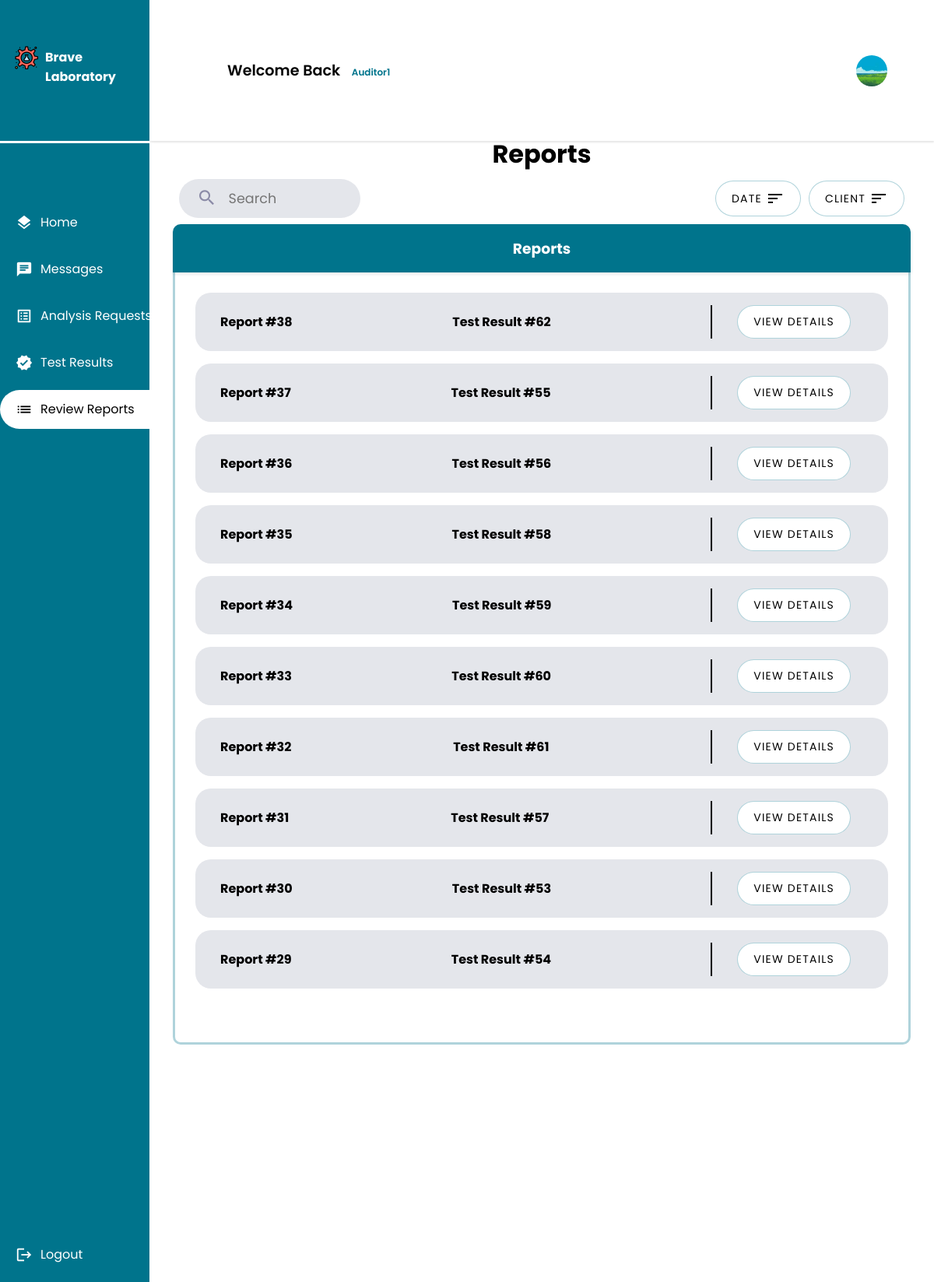
Page /auditor/reports/ (signed in) on the committed database.
### auditor/models.py (models this page shows, shortened)
class Auditor(models.Model):
    GENDERS =[
        ('M','Male'),
        ('F','Female')
    ]
    user = models.OneToOneField(User, primary_key = True, on_delete=models.CASCADE)
    phone_number = models.CharField(max_length=10,validators=[phone_regex])
    gender = models.CharField(max_length = 1 ,choices = GENDERS)
    address = models.CharField(max_length=50)
    profile_pic = models.ImageField(default="default.png", upload_to="profile_pics")
    date_of_birth = models.DateField(default='2003-03-08')
    class Meta():
        db_table = 'auth_auditor'

### main_home/models.py (models this page shows, shortened)
class Report(models.Model):
    test_result = models.OneToOneField(TestResult, on_delete=models.CASCADE)
    creation_time = models.DateTimeField(auto_now_add=True)
    description = models.CharField(max_length=100000, null=True, blank=True)
    class Meta:
        db_table = 'report'

class TestResult(models.Model):
    request = models.OneToOneField(AnalysisRequest, on_delete=models.CASCADE)
    creation_time = models.DateTimeField(auto_now_add=True)
    duration = models.DurationField(null=True, blank=True)
    approved = models.BooleanField(default=False)
    class Meta:
        db_table = 'test_result'
    def __str__(self):
        return f"Test Result #{self.id}"

### auditor/views.py (the view, shortened to what this page needs)
# urls.py: path("reports/",views.report_list,name="report_list"),
@login_required
@permission_required('auditor.view_auditor', raise_exception=True)
def report_list(request):
    reports = Report.objects.all().order_by("-creation_time")
    if not (request.GET.get('client_sort')) and not (request.GET.get('date_sort')) :
        sort_date = 'True'
        sort_client = 'True'
    context ={
        'reports':reports,
        'sort_client':sort_client,
        'sort_date':sort_date,
    }
    return render(request,'auditor/report/report_list.html', context)

### auditor/templates/auditor/report/report_list.html (shortened to what this page needs)
{% extends 'auditor/auditor.html' %}
{% load static %}
{% block css_2 %}
<link rel="stylesheet" href="{% static 'css/list.css' %}">
{% endblock css_2 %}
{% block main %}
<div class="Container">
    <h1>Reports</h1>
    <div class="header ">
        <div class="search">
            <form class="search-bar" method="post" >
                <button type="submit" name="search">
                    <span class="material-icons search-icon">
                        </span>
                </button>
                <input class="search-bar-input" id="search" name="search" placeholder="Search" required="" type="text">
            </form>
        </div>
        <div class="nurse">
            <a href="{% url "report_list" %}?date={{sort_date}}&client={{sort_client}}&date_sort=True">
                <button class="list-button filter">
                    <span>Date</span>
                    <span class="material-icons">sort</span>
                </button>
            </a>
            <a href="{% url "report_list" %}?date={{sort_date}}&client={{sort_client}}&client_sort=True">
            <button class="list-button filter">
                <span>Client</span>
                <span class="material-icons">sort</span>
            </button>
            </a>
        </div>
    </div>
    {% if reports %}
    <div class="userlistcl">
        <div class="infoheadercl">
            <h3>Reports</h3>
        </div>
        <div class="userscontianercl">
            <div class="scrollcl">
                <ul>
                    {% for report in reports %}
                        <li class="app1">
                            <span><strong>Report #{{ report.id }}</strong></span>
                            <span><strong>{{ report.test_result }}</strong></span>
                            <div class="buttons">
                                <button class="list-button"><a class="list-links" href="{% url 'report_detail' report.id  %}">View Details</a></button>
                            </div>
                        </li>
                    {% endfor %}
                </ul>
            </div>
        </div>
    </div>
    {% endif %}
</div>
{% endblock main %}

### main_home/templates/main_home/actors_base.html (shortened to what this page needs)
{% extends 'main_home/base.html' %}
{% load static %}
{% block css %}
        <link rel="stylesheet" href="{% static 'css/resources/google_icons.css' %}">
        <link rel="stylesheet" href="{% static 'css/resources/font-awesome.all.min.css' %}">
        <link rel="stylesheet" href="{% static 'css/actors.css' %}" />
{% endblock css %}
{% block content %}
    <div class="container">
        <header>
            <div class="wlc">
                <h1>Welcome Back&nbsp;<span class="smaller-text">{{user.username}}</span></h1>
            </div>
            <div class="Left">
                <ul class="DROPS">
                    {% if user.groups.first.name == 'client' %}
                    {% comment %} <li><a href="#"><span class="material-icons notifications">notifications</span></a></li> {% endcomment %}
                    <li class="profile-header"><a class="profile-pic-container" onclick="showElement()"><img class="profile-pic" alt="profile_pic" src="{{ user.client.profile_pic.url }}"></img><i class="fa-solid fa-chevron-down"></i></a>
                    <ul id="myElement">
                    <a href="{% url 'profile_update' %}" class="drop-down"><li><span class="material-icons">person</span>Profile</li></a>
                    <a href="{% url 'profile_settings' %}" class="drop-down"><li><span class="material-icons">settings</span>Settings</li></a>
                    <a href="{% url 'profile_help' %}" class="drop-down"><li><span class="material-icons">help</span>Help</li></a>
                    <a href="{% url 'profile_contact' %}" class="drop-down"><li><span class="material-icons">call</span>Contact</li></a>
                    {% elif user.groups.first.name == 'auditor' %}
                    <li class="profile-header"><a class="profile-pic-container" onclick="showElement()"><img class="profile-pic" alt="profile_pic" src="{{ user.auditor.profile_pic.url }}"></img><i class="fa-solid fa-chevron-down"></i></a>
                    {% endif %}
                        </li>
                    </ul>
                </div>
        </header>
        <div class="Main">
            {% block main %}{% endblock main %}
        </div>
    </div>
    <div class="nav-header">
        <a class="logo" href="{% url user.groups.first.name %}">
            <img alt='logo' src="{% static 'img/logo.png' %}">
            <span><strong>Brave Laboratory</strong></span>
        </a>
    </div>
    <nav>
        <ul>
            {% block sidebar %}{% endblock sidebar %}
            <li class="end">
                <a href='{% url 'logout' %}'>
                    <span class="material-icons emoji">logout</span>
                    <span class="nav-item">Logout</span>
                </a>
            </li>
        </ul>
    </nav>
{% endblock content %}

### static/css/actors.css (style rules this page uses)
* { font-family: 'Poppins', sans-serif; margin: 0; padding: 0; }
body { background-color: #fff; overflow-y: scroll; }
ul { list-style-type: none; }
.container { text-align: center; float: right; width: 100%; height: 90vh; }
header { position: fixed; top: 0; left: 0; right: 0; z-index: 1; width: 84vw; height: 11vh; background-color: rgb(255, 255, 255); display: flex; align-items: center; justify-content: space-between; margin-left: auto; box-shadow: 0px 2px 2px rgba(0, 0, 0, 0.1); }
.Main { display: flex; justify-content: center; margin-top: 9.5vh; margin-left: 16vw; padding-top: 1.5%; padding-bottom: 1.5%; }
.Container { font-size: 16px; width:100%; height: 100%; margin: 0 20px; border-radius: 20px; background-color: white; padding-left: 10px; padding-right: 10px; }
.wlc { margin-left: 100px; }
.wlc h1 { font-size: 1.2rem; }
.Left { float: right; display: flex; align-items: center; flex-direction: row; justify-content: space-between; gap: 40px; margin-right: 15px; }
.DROPS { display: flex; align-items: center; justify-content: center; flex-direction: row; gap: 50px; }
.DROPS a { width: auto; height: auto; padding: 50px; text-decoration: none; color: black; padding: 1px; }
.DROPS li { padding: 20px; list-style: none; }
.DROPS .profile-header { width: auto; border-radius: 30px; height: 20px; display: flex; justify-content: center; align-items: center; cursor: pointer; }
.nav-header { position: fixed; left: 0; z-index: 1; top: 0; bottom: 89vh; background-color: #00748c ; width: 16vw; height: 11vh; overflow: hidden; box-shadow: 0px 4px 4px rgb(255, 255, 255); }
.nav-header a { position: relative; color: white; padding-left: 18px; width: 15vw; }
nav { position: fixed; left: 0; z-index: 1; top: 11.2vh; bottom: 0; background-color: #00748c; width: 16vw; overflow: hidden; }
.logo { display: flex; transition: all 0.5s ease; margin-top: 3.5vh; padding-right: 0 !important; width: 100%; gap: 8px; }
.logo span { font-size: 1rem; padding-top: 3px; }
.logo img { height: 32px; }
nav a { position: relative; color: white; display: table; padding-left: 20px; padding-right: 30px; width: 15vw; }
nav .material-icons { position: relative; top: 14px; font-size: 22px !important; }
nav ul { margin-top: 40%; }
.nav-item { position: relative; top: 8px; margin-left: 10px; }
nav ul li { transition: 0.4s; width: auto; margin-bottom: 10px; }
.end { position: fixed; bottom: 0; transition: 0.4s; width: auto; margin-bottom: 10px; }
nav ul li::after { content: ''; display: block; position: relative; left: 0; width: 5px; height: 100%; }
.profile-pic { width: 40px; height: 40px; border-radius: 50%; cursor: pointer; object-fit: cover; }
header h1 { font-weight: 600; }
a { text-decoration: none; }
nav a { height: 50px; }
.search { width: 25%; position: relative; display: flex; cursor: pointer; }
.search span { font-size: 26px; }
.search-bar button { border: none; background: none; color: #8b8ba7; }
.search-bar { --timing: 0.3s; --width-of-input: 240px; --height-of-input: 50px; --border-height: 2px; --input-bg: #fff; --border-color: #00748c; --border-radius: 30px; --after-border-radius: 1px; position: relative; width: var(--width-of-input); height: var(--height-of-input); display: flex; align-items: center; padding-inline: 0.8em; border-radius: var(--border-radius); transition: border-radius 0.5s ease; background: var(--input-bg, #fff); background-color: #E4E6EB; }
.search-bar-input { font-size: 1.1rem; background-color: transparent; width: 100%; height: 100%; padding-inline: 0.5em; padding-block: 0.7em; border: none; }
.search-bar:before { content: ""; position: absolute; background: var(--border-color); transform: scaleX(0); transform-origin: center; width: 100%; height: var(--border-height); left: 0; bottom: 0; border-radius: 1px; transition: transform var(--timing) ease; }
.search-bar .search-icon { margin-top: 3px; margin-right: 6px; margin-left: 10px; }
.profile-pic-container { display: flex; justify-content: center; align-items: center; gap: 12px; }
.profile-pic-container i { cursor: pointer !important; }

### auditor/templates/auditor/report/report_list.html (style rules this page uses)
.userscontianercl { height: 60vh; }
.scrollcl { height: 55vh; }

### main_home/templates/main_home/actors_base.html (style rules this page uses)
.smaller-text { font-size: 12px; margin-left: 10px; color: #00748c; text-transform: capitalize; }

### rows in the picture
Report: id "38", test_result "Test Result #62"
Report: id "37", test_result "Test Result #55"
Report: id "36", test_result "Test Result #56"
Report: id "35", test_result "Test Result #58"
Report: id "34", test_result "Test Result #59"
Report: id "33", test_result "Test Result #60"
Report: id "32", test_result "Test Result #61"
Report: id "31", test_result "Test Result #57"
Report: id "30", test_result "Test Result #53"
Report: id "29", test_result "Test Result #54"

### other values in the picture
{{ user.username }} "Auditor1"
